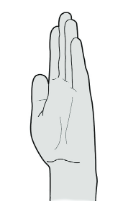
#> input picture img/ex4a/ex4a_1.png, 117 x 201 px
$ python img_process.py
#> lines starting #> are read from the running program, lines starting #| are printed output that depends on the picture
import cv2
import numpy as np


def get_img(path,desired_x=200, desired_y = 200):
#> called with path = '../../img/ex4a/ex4a_1.png', desired_x = 200, desired_y = 200
    img = cv2.imread(path)
#> img is the input picture: shape (201, 117, 3); mean B, G, R 238.4, 238.7, 237.2

    height,width,_ = img.shape
#> height = 201; width = 117
    max_side = max(width,height)
#> max_side = 201
    img = cv2.copyMakeBorder(img, (max_side-height)//2, (max_side-height)//2, (max_side-width)//2, (max_side-width)//2,
                             cv2.BORDER_CONSTANT, value=[255,255,255])
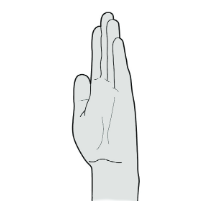
#> img: shape (201, 201, 3); mean B, G, R 245.3, 245.5, 244.6
    img = cv2.resize(img, (desired_x,desired_y))
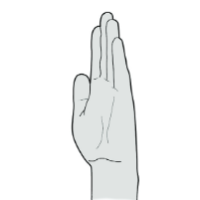
#> img: shape (200, 200, 3); mean B, G, R 245.3, 245.5, 244.6
    return img

if __name__ == '__main__':
    img = get_img("../../img/ex4a/ex4a_1.png")
    cv2.imshow('test', img)
    cv2.waitKey(0)

    #closing all open windows
    cv2.destroyAllWindows()

$ run again, with img/ex4a/ex4a_2.png copied over img/ex4a/ex4a_1.png
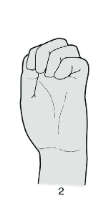
#> input picture img/ex4a/ex4a_2.png, 112 x 202 px
#> in get_img, img is the input picture: shape (202, 112, 3); mean B, G, R 239.2, 239.5, 238
#> in get_img, `img = cv2.copyMakeBorder(img, (max_side-height)//2, (max_side-height)/..`:
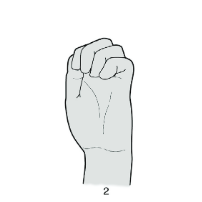
#> img: shape (202, 202, 3); mean B, G, R 246.2, 246.4, 245.5
#> in get_img, `img = cv2.resize(img, (desired_x,desired_y))`:
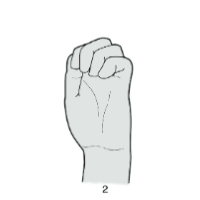
#> img: shape (200, 200, 3); mean B, G, R 246.2, 246.4, 245.5

$ run again, with img/ex4a/ex4a_3.png copied over img/ex4a/ex4a_1.png
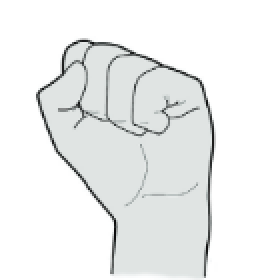
#> input picture img/ex4a/ex4a_3.png, 131 x 140 px (shown 2 times larger)
#> in get_img, img is the input picture: shape (140, 131, 3); mean B, G, R 237.6, 238, 236.4
#> in get_img, `img = cv2.copyMakeBorder(img, (max_side-height)//2, (max_side-height)/..`:
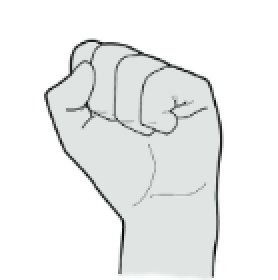
#> img: shape (140, 139, 3) (shown 2 times larger); mean B, G, R 238.6, 239, 237.4
#> in get_img, `img = cv2.resize(img, (desired_x,desired_y))`:
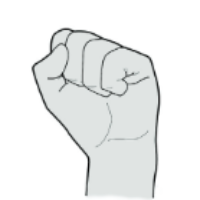
#> img: shape (200, 200, 3); mean B, G, R 238.6, 239, 237.4
